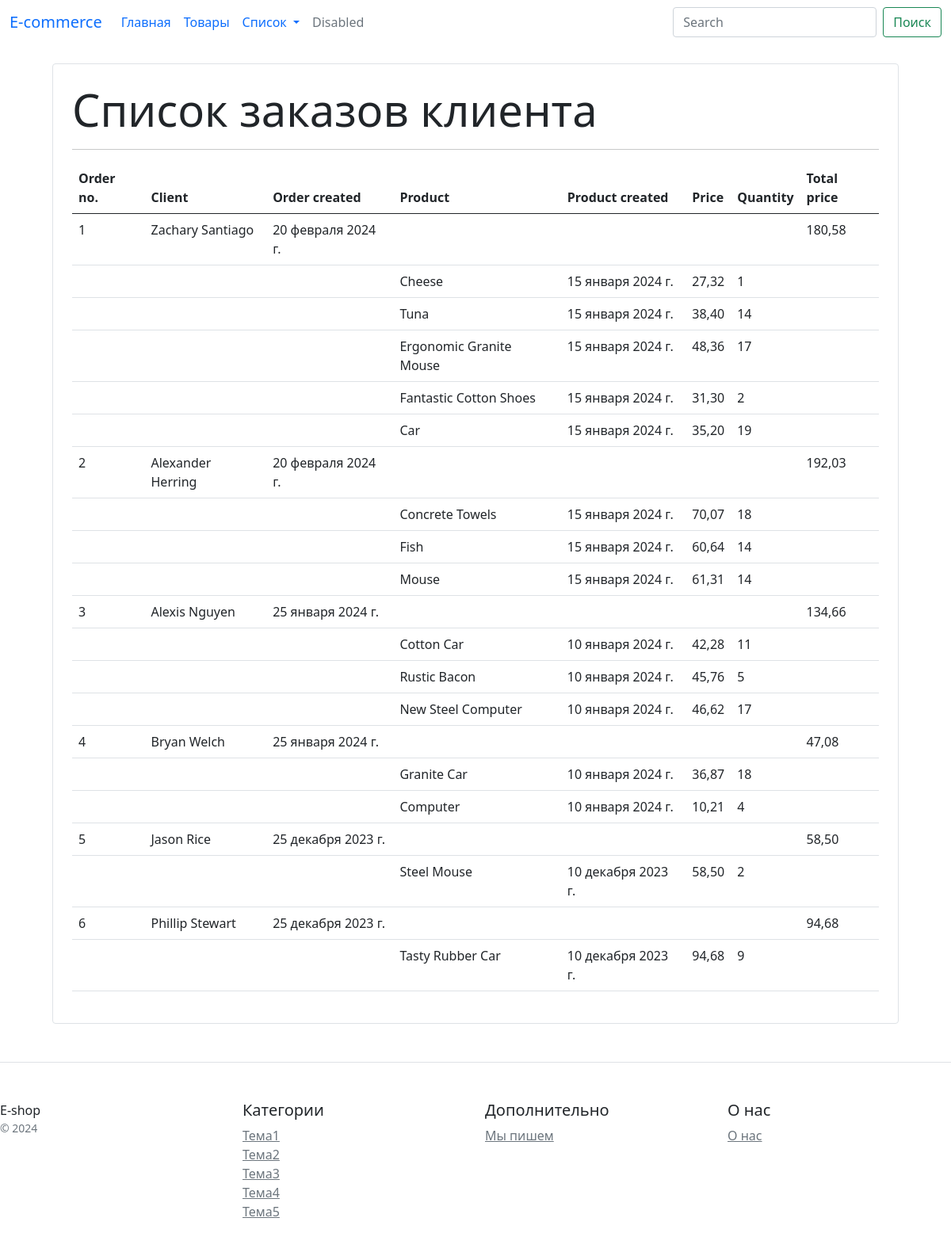
The app's page /orders/, older data.
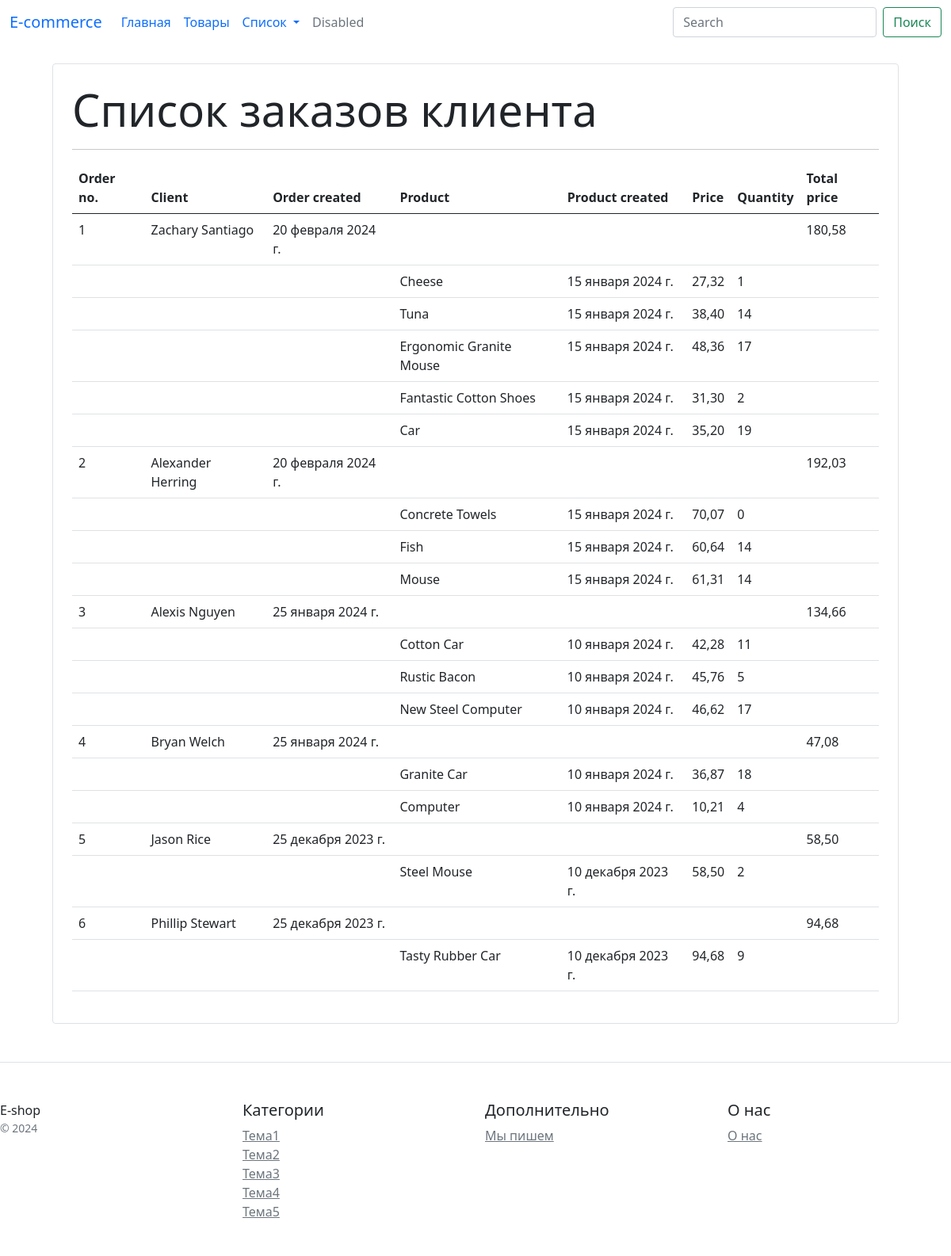
The same page, newer data.
### e_shop/models.py (models this page shows, shortened)
class Product(models.Model):
    name = models.CharField(max_length=100)
    category = models.ForeignKey(Category, on_delete=models.CASCADE)
    description = models.TextField()
    photo = models.ImageField(upload_to='product/', blank=True, null=True)
    price = models.DecimalField(max_digits=8, decimal_places=2)
    quantity = models.IntegerField()
    date_created = models.DateField(default=datetime.datetime.today)

### e_shop/views.py (the view)
# urls.py: path('orders/', OrderListView.as_view(), name='order_list'),
class OrderListView(ListView):
    model = Order
    template_name = "e_shop/order_list.html"
    context_object_name = 'orders'

### e_shop/templates/e_shop/order_list.html
{% extends 'base.html' %}
{% block content %}
<div class="container">
   <div class="border rounded p-4 m-4">
        <p class="display-4 pl-4 ml-4">Список заказов клиента</p>
        <hr>
        <table class="table">
            <thead>
                <tr>
                    <th>Order no.</th>
                    <th>Client</th>
                    <th>Order created</th>
                    <th>Product</th>
                    <th>Product created</th>
                    <th>Price</th>
                    <th>Quantity</th>
                    <th>Total price</th>
                </tr>
            </thead>
            <tbody>
                {% for order in orders %}
                <tr>
                    <td>{{ forloop.counter }}</td>
                    <td>{{ order.user.name }}</td>
                    <td>{{ order.order_date }}</td>
                    <td></td>
                    <td></td>
                    <td></td>
                    <td></td>
                    <td>{{ order.total_price }}</td>
                </tr>
                    {% for product in order.products.all %}
                        <tr>
                            <td></td>
                            <td></td>
                            <td></td>
                            <td>{{ product.name }}</td>
                            <td>{{ product.date_created }}</td>
                            <td>{{ product.price }}</td>
                            <td>{{ product.quantity }}</td>
                            <td></td>
                        </tr>
                    {% endfor %}
                {% endfor %}
            </tbody>
        </table>
   </div>
</div>
{% endblock %}

Row changes from the older to the newer data that the page shows:
changed Product "Concrete Towels": quantity "18" → "0"
